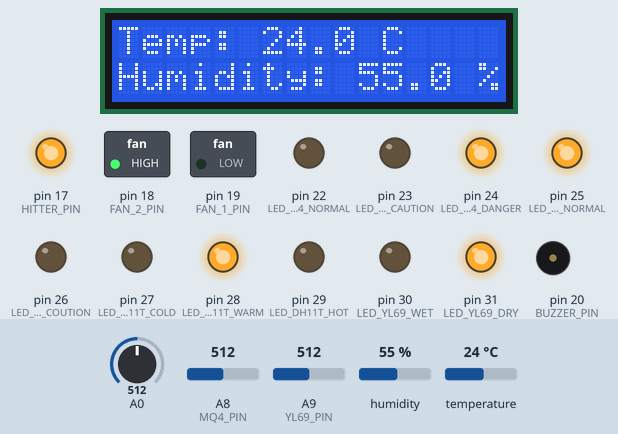
This sketch was run on a simulated Arduino Mega 2560, built with avr-gcc and run on an emulated ATmega2560. Shown: 16×2 character LCD, switched loads named in the sketch (green lamp = pin HIGH), output pins drawn as LEDs (lit = HIGH), buzzer (waves = sounding). The inputs (shaded band) are chosen by the test bench; at power-on: A0 = 512, humidity 55 %, A8 (MQ4_PIN) = 512, A9 (YL69_PIN) = 512, temperature 24 °C. What the sketch prints to the serial monitor is not drawn.

Above: at 8.2 s.
8.3 s: A0 set to 536
16.2 s: A0 set to 563
At 20.8 s:
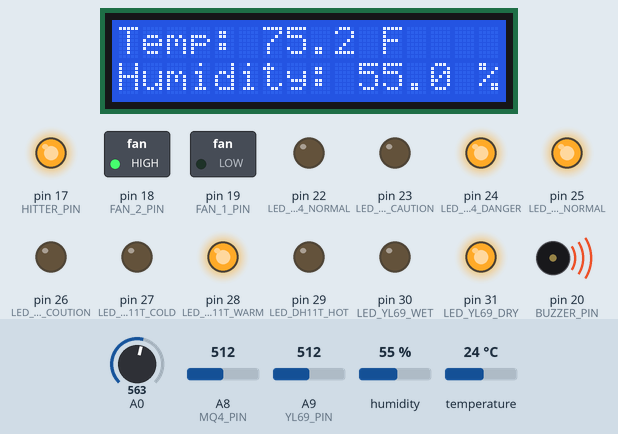
24.0 s: humidity set to 59 %
At 28.3 s:
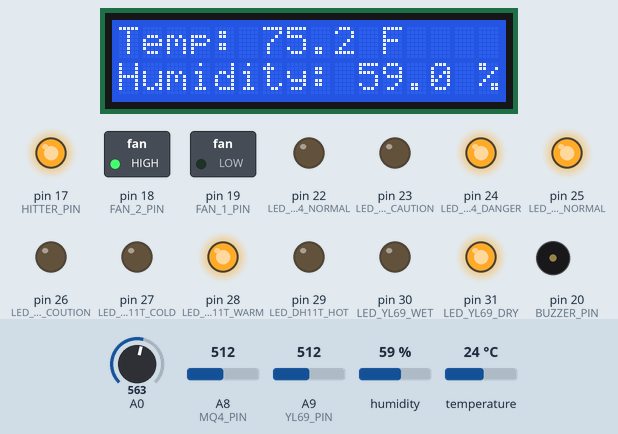
31.5 s: humidity set to 62 %
At 33.2 s:
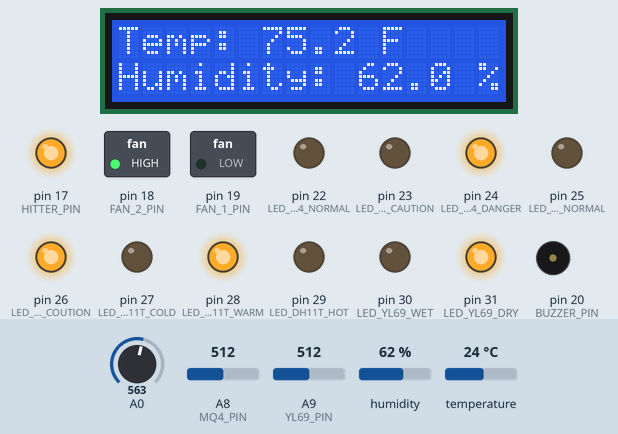
39.0 s: A8 (MQ4_PIN) set to 307
41.5 s: A8 (MQ4_PIN) set to 288
At 45.9 s:
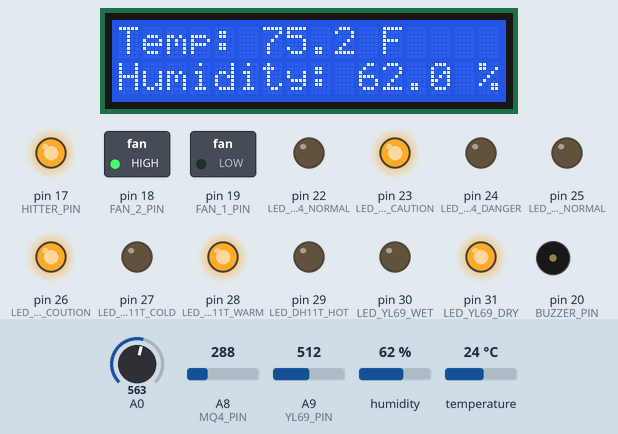
Timing chart, 0 to 47.4 s (numbered marks = the images above; inputs shaded):
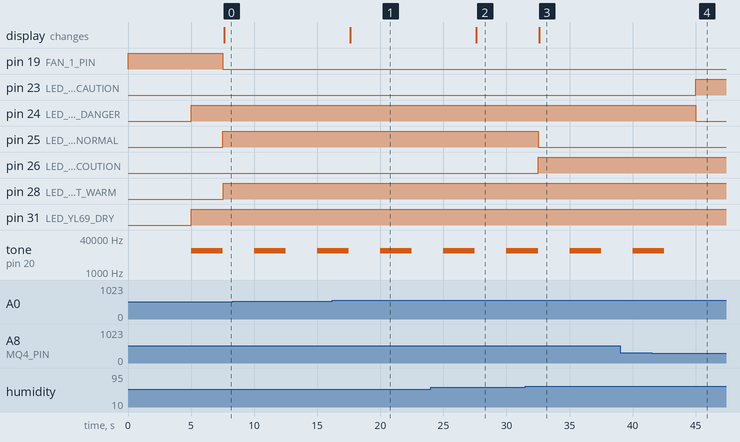

Measured:
- the behaviour switches between 554 and 555 on A0 (found by bisection; images 0 and 1)
- the behaviour switches between 60 and 61 % on humidity (found by bisection; images 2 and 3)
- the behaviour switches between 301 and 300 on A8 (MQ4_PIN) (found by bisection; images 3 and 4)
- after the input at 16.2 s, the display: changes after 1.4 s (image 1)
- after the input at 24.0 s, the display: changes after 3.6 s (image 2)
- after the input at 31.5 s, pin 25 (LED_DH11HU_NORMAL): HIGH → LOW after 1.0 s; pin 26 (LED_DH11HU_COUTION): LOW → HIGH after 1.0 s; the display: changes after 1.1 s (image 3)
- after the input at 41.5 s, pin 23 (LED_MQ4_CAUTION): LOW → HIGH after 3.5 s; pin 24 (LED_MQ4_DANGER): HIGH → LOW after 3.5 s; tone on pin 20 (BUZZER_PIN): goes on until 42.5 s, then stays silent

The sketch:

mega_code.ino
```cpp
//**************************library******************************
#include <Arduino.h>
#include <DHT.h>
#include <LiquidCrystal.h>
#include <Wire.h>
//-------------------------------------------------------------------------------------------------------
//*************************CONSTANT*********************************
//STATE LED (UI)
#define LED_MQ4_NORMAL 22
#define LED_MQ4_CAUTION 23
#define LED_MQ4_DANGER 24
#define LED_DH11HU_NORMAL 25
#define LED_DH11HU_COUTION 26
#define LED_DH11T_COLD 27
#define LED_DH11T_WARM 28
#define LED_DH11T_HOT 29
#define LED_YL69_WET 30
#define LED_YL69_DRY 31
// INPUT SENSOR PIN
#define YL69_PIN A9
#define MQ4_PIN A8
#define DHT11_PIN 21
// OBJECT NAME DEFINE
#define DHTTYPE DHT11
//CONTROLLER PIN
#define BUZZER_PIN 20
#define FAN_1_PIN 19
#define FAN_2_PIN 18
#define HITTER_PIN 17
//------------------------------------------------------------------------------------------------------
//THRESHOLDS
const int YL69_THRESHOLD = 700;//200 for test
const int MQ4_THRESHOLD = 300;//100 or 120 for test
const float DHT11_HU_THRESHOLD_HIGH = 60.0;//40 for test
const float DHT11_TEMP_THRESHOLD_HOT = 37.0;//35 for test
const float DHT11_TEMP_THRESHOLD_WARM = 15.0;//30 for test
// Button pins
const int btnRIGHT = 0;
const int btnUP = 1;
const int btnDOWN = 2;
const int btnLEFT = 3;
const int btnSELECT = 4;
const int btnNONE = 5;
const int rs = 8, en = 9, d4 = 4, d5 = 5, d6 = 6, d7 = 7;
//-------------------------------------------------------------------------------------------------------
//********CLASS AND OBJECT*************
//LCD AND DHT OBJECT
LiquidCrystal lcd(rs, en, d4, d5, d6, d7);
DHT dht(DHT11_PIN, DHTTYPE);
//--------------------------------------------------------------------------------------------------------
//******************VARIABLE**********************
//ACTUATOR STATE
bool pump_state = false;
bool fan_1_state_humidity = false;
bool fan_1_state_gas = false;
bool fan_2_state = false;
bool hitter_state = false;
// Current display mode
enum DisplayMode { TEMPERATURE_HUMIDITY, TEMPERATURE_F, YL69_MQ4, PUMP_STATE, FAN_STATUS };
DisplayMode currentMode = TEMPERATURE_HUMIDITY;
//DEFULT GLOBAL VALUE
float temperature = 0;
float humidity = 0;
int YL69_Value = 0;
int MQ4_Value = 0;
//----------------------------------------------------------------------------------------------------------------------------
//**********prototypes*******************
// Function prototypes
int readButtons();
void updateDisplay();
void showTemperatureHumidity();
void showTemperatureF();
void showYL69MQ4();
void showPumpStatus();
void showFanStatus();
//------------------------------------------------------------------------------------------------------------------------------
//************************FUNCTION***********************
//YL69
void yl69_dry() {
  digitalWrite(LED_YL69_WET, LOW);
  digitalWrite(LED_YL69_DRY, HIGH);
  pump_state = true;
  Serial.println(" dry Pump state: ON"); //deb
}
void yl69_wet() {
  digitalWrite(LED_YL69_DRY, LOW);
  digitalWrite(LED_YL69_WET, HIGH);
  pump_state = false;
  Serial.println(" yl69_wet Pump state: OFF"); //deb
}
int readYL69Sensor() {
  YL69_Value = analogRead(YL69_PIN);
  Serial.print("YL69_PIN: ");//deb
  Serial.println(YL69_Value);
  return YL69_Value;
}
void checkYL69Sensor() {
  int YL69_Value = readYL69Sensor();
  if (YL69_Value > YL69_THRESHOLD) {
    yl69_wet();
  } else {
    yl69_dry();
  }
}
//--------------------------------------------------------------------------------------------------------------------------
//MQ4
void Fan1State() {//also use in dh11 type
  if (fan_1_state_humidity || fan_1_state_gas){
    digitalWrite(FAN_1_PIN, LOW);
  }
  else{
    digitalWrite(FAN_1_PIN, HIGH);
  }
}
void alarm_on() {
  digitalWrite(LED_MQ4_DANGER, HIGH);
  digitalWrite(LED_MQ4_CAUTION, LOW);
  digitalWrite(LED_MQ4_NORMAL, LOW);
  fan_1_state_gas = true;
  buzzer_sound();
  Fan1State();
  Serial.println("gas danger");//deb
  Serial.print("FAN_1_PIN: ");//deb
}
void alarm_off() {
  digitalWrite(LED_MQ4_DANGER, LOW);
  digitalWrite(LED_MQ4_CAUTION, LOW);
  digitalWrite(LED_MQ4_NORMAL, HIGH);
  noTone(BUZZER_PIN);//make sure buzzer is off
  fan_1_state_gas = false;
  Fan1State();
  Serial.println("gas normal");//deb
  Serial.println(digitalRead(FAN_1_PIN));//deb
}
void MQ4_caution() {
  digitalWrite(LED_MQ4_DANGER, LOW);
  digitalWrite(LED_MQ4_CAUTION, HIGH);
  digitalWrite(LED_MQ4_NORMAL, LOW);
  noTone(BUZZER_PIN);
  fan_1_state_gas = false;
  Fan1State();
  Serial.println("gas Caution");//deb
  Serial.println(digitalRead(FAN_1_PIN));//deb
}
void buzzer_sound(){
  for(int i = 0; i<5; i++){
    tone(BUZZER_PIN, 10000,500);
    delay(500);
    noTone(BUZZER_PIN);
  }
}
int readMQ4Sensor() {
  int MQ4_Value = analogRead(MQ4_PIN);
  Serial.print("MQ-4: ");//deb
  Serial.println(MQ4_Value);//deb
  return MQ4_Value;
}
void checkMQ4Sensor() {
  MQ4_Value = readMQ4Sensor();
  if (MQ4_Value > MQ4_THRESHOLD) {
    alarm_on();
  } else if (MQ4_Value > MQ4_THRESHOLD - 50)/*20 or 10 for test*/ {
    MQ4_caution();
  } else {
    alarm_off();
  }
}
//----------------------------------------------------------------------------------------------------------------------------------------
//DH11
void dh11hu_normal() {
  Serial.println("Humidity is normal.");//deb
  digitalWrite(LED_DH11HU_NORMAL, HIGH);
  digitalWrite(LED_DH11HU_COUTION, LOW);
  fan_1_state_humidity = false;
  Fan1State();
}
void dh11hu_caution() {
  Serial.println("Humidity caution.");//deb
  digitalWrite(LED_DH11HU_NORMAL, LOW);
  digitalWrite(LED_DH11HU_COUTION, HIGH);
  fan_1_state_humidity = true;
  Fan1State();

}
void dh11temp_warm() {
  Serial.println("Temperature cool.");//deb
  digitalWrite(LED_DH11T_COLD, LOW);
  digitalWrite(LED_DH11T_WARM, HIGH);
  digitalWrite(LED_DH11T_HOT, LOW);
  digitalWrite(FAN_2_PIN, HIGH);
  digitalWrite(HITTER_PIN, HIGH);
  bool fan_2_state = false;
  bool hitter_state = false;
}
void dh11temp_cold() {
  Serial.println("Temperature cold.");//deb
  digitalWrite(LED_DH11T_WARM, LOW);
  digitalWrite(LED_DH11T_COLD, HIGH);
  digitalWrite(LED_DH11T_HOT, LOW);
  digitalWrite(FAN_2_PIN, HIGH);
  digitalWrite(HITTER_PIN, LOW);
  bool fan_2_state = false;
  bool hitter_state = true;

}
void dh11temp_hot() {
  Serial.println("Temperature hot.");
  digitalWrite(LED_DH11T_COLD, LOW);
  digitalWrite(LED_DH11T_WARM, LOW);
  digitalWrite(LED_DH11T_HOT, HIGH);
  digitalWrite(FAN_2_PIN, LOW);
  digitalWrite(HITTER_PIN, HIGH);
  bool fan_2_state = true;
  bool hitter_state = false;
}
void checkDHT11Sensor() {
  humidity = dht.readHumidity();
  temperature = dht.readTemperature();
  if (isnan(humidity) || isnan(temperature)) {
    Serial.println("Failed to read from DHT sensor!");//sensor is disconnect
    return;
  }
  Serial.print("Humidity (%): ");//deb
  Serial.println(humidity, 2);//deb
  Serial.print("Temperature (°C): ");//deb
  Serial.println(temperature, 2);//deb
  // Check humidity
  if (humidity > DHT11_HU_THRESHOLD_HIGH ) {
    dh11hu_caution();
  } else {
    dh11hu_normal();
  }
  // Check temperature
  if (temperature > DHT11_TEMP_THRESHOLD_HOT) {
    dh11temp_hot();
  } else if (temperature > DHT11_TEMP_THRESHOLD_WARM) {
    dh11temp_warm();
  } else {
    dh11temp_cold();
  }
}
//---------------------------------------------------------------------------------------------------------------
//COMMUNICATION TO NODEMCU(GATEWAY)
void send_to_node() {
    float temperature = dht.readTemperature();
    float humidity = dht.readHumidity();
    int moisture = analogRead(YL69_PIN);
    int gasValue = analogRead(MQ4_PIN);
    // Format data as a string to send via serial
    String dataToSend = String(temperature) + "," + String(humidity) + "," + String(moisture) + "," + String(gasValue) + "," + String(pump_state)+ "," + String((fan_1_state_gas || fan_1_state_humidity))+ "," + String(fan_2_state)+ "," + String(hitter_state);
    // Send data via Serial3 every 5 minute (300000 milliseconds) we can use 60000 ms (1 min) for test
    static unsigned long previousMillis = 0;
    unsigned long currentMillis = millis();
    if (currentMillis - previousMillis >= 3000) {//decrease to test and debyg every 3 secound
        Serial3.println("Sending data to NodeMCU...");
        Serial3.println(dataToSend);
        Serial.println("Sending data to NodeMCU...");
        Serial.println(dataToSend);
        previousMillis = currentMillis;
    }
}
//--------------------------------------------------------------------------------------------------------------------------------
//LCD DISPLY UI
void button_select() {
  int button = readButtons();
  switch (button) {
    case btnLEFT:
      currentMode =TEMPERATURE_HUMIDITY ;
      updateDisplay();
      break;
    case btnRIGHT:
      currentMode = YL69_MQ4;
      updateDisplay();
      break;
    case btnUP:
      currentMode = PUMP_STATE ;
      updateDisplay();
      break;
    case btnDOWN:
      currentMode = FAN_STATUS;
      updateDisplay();
      break;
    case btnSELECT:
      currentMode = TEMPERATURE_F ;
      updateDisplay();
      break;
  }
}
int readButtons() {
  int adc_key_in = analogRead(0);
  if (adc_key_in > 1000) return btnNONE;
  if (adc_key_in < 50)   return btnRIGHT;
  if (adc_key_in < 195)  return btnUP;
  if (adc_key_in < 380)  return btnDOWN;
  if (adc_key_in < 555)  return btnLEFT;
  if (adc_key_in < 790)  return btnSELECT;
  return btnNONE;
}
void updateDisplay() {
  lcd.clear();
  switch (currentMode) {
    case TEMPERATURE_HUMIDITY:
      showTemperatureHumidity();
      break;
    case TEMPERATURE_F:
      showTemperatureF();
      break;
    case YL69_MQ4:
      showYL69MQ4();
      break;
    case PUMP_STATE:
      showPumpStatus();
      break;
    case FAN_STATUS:
      showFanStatus();
      break;
  }
}
void showTemperatureHumidity() {
  float temperature = dht.readTemperature();
  lcd.setCursor(0, 0);
  lcd.print("Temp: ");
  lcd.print(temperature, 1);
  lcd.print(" C");
  lcd.setCursor(0, 1);
  lcd.print("Humidity: ");
  lcd.print(humidity, 1);
  lcd.print(" %");
}
void showTemperatureF() {
  float tempF = temperature * 9.0 / 5.0 + 32.0;
  lcd.setCursor(0, 0);
  lcd.print("Temp: ");
  lcd.print(tempF, 1);
  lcd.print(" F");
  lcd.setCursor(0, 1);
  lcd.print("Humidity: ");
  lcd.print(humidity, 1);
  lcd.print(" %");
}
void showYL69MQ4() {
  lcd.setCursor(0, 0);
  lcd.print("Moisture: ");
  if (YL69_Value < YL69_THRESHOLD) {
    lcd.print("Wet");
  } else {
    lcd.print("Dry");
  }
  lcd.setCursor(0, 1);
  lcd.print("Gas: ");
  lcd.print(MQ4_Value);
}
void showPumpStatus() {
  lcd.setCursor(0, 0);
  lcd.print("pump status: ");
  lcd.print(pump_state);
  lcd.setCursor(0, 1);
  lcd.print("heater status:");
  lcd.print(digitalRead(HITTER_PIN) ? "off" : "on");
}
void showFanStatus() {
  lcd.setCursor(0, 0);
  lcd.print("Fan 1 status:");
  lcd.print(digitalRead(FAN_1_PIN) ? "off" : "on");

  lcd.setCursor(0, 1);
  lcd.print("Fan 2 status:");
  lcd.print(digitalRead(FAN_2_PIN) ? "off" : "on");
}
//----------------------------------------------------------------------------------------------
//**********SETTING UP*********
void setup() {
  Serial.begin(9600);
  Serial3.begin(9600);  // FOR SENDING TO NODE
  //LET PIN
  pinMode(LED_MQ4_NORMAL, OUTPUT);
  pinMode(LED_MQ4_CAUTION, OUTPUT);
  pinMode(LED_MQ4_DANGER, OUTPUT);
  pinMode(LED_YL69_WET, OUTPUT);
  pinMode(LED_YL69_DRY, OUTPUT);
  pinMode(LED_DH11T_COLD, OUTPUT);
  pinMode(LED_DH11T_WARM, OUTPUT);
  pinMode(LED_DH11T_HOT, OUTPUT);
  pinMode(LED_DH11HU_COUTION, OUTPUT);
  pinMode(LED_DH11HU_NORMAL, OUTPUT);
  //SENSOR PIN
  pinMode(YL69_PIN, INPUT);
  pinMode(MQ4_PIN, INPUT);
  pinMode(DHT11_PIN, INPUT);
  //CONTROL PIN
  pinMode(FAN_1_PIN, OUTPUT);
  pinMode(FAN_2_PIN, OUTPUT);
  pinMode(HITTER_PIN, OUTPUT);
  pinMode(BUZZER_PIN, OUTPUT);
  //DEFAULT LED WRITE
  digitalWrite(LED_YL69_WET, LOW);
  digitalWrite(LED_YL69_DRY, LOW);
  digitalWrite(LED_DH11HU_NORMAL, LOW);
  digitalWrite(LED_DH11HU_COUTION, LOW);
  digitalWrite(LED_DH11T_COLD, LOW);
  digitalWrite(LED_DH11T_WARM, LOW);
  digitalWrite(LED_DH11T_HOT, LOW);
  digitalWrite(LED_MQ4_NORMAL, LOW);
  digitalWrite(LED_MQ4_DANGER, LOW);
  digitalWrite(LED_MQ4_CAUTION, LOW);
  //DEFAULT RELLAY WRITE (RELAY IS LOW ENABLE)
  digitalWrite(FAN_1_PIN, HIGH);
  digitalWrite(FAN_2_PIN, HIGH);
  digitalWrite(HITTER_PIN, HIGH);
  digitalWrite(BUZZER_PIN, LOW);
  //Start DHT sensor AND LCD
  dht.begin(); //
  lcd.begin(16, 2);
  // Initial display
  updateDisplay();
  //READY TO GO
  Serial.println("System initializing...");
  delay(1000);
  Serial.println("Setup complete. Starting to read sensors...");
}
//MAIN LOOP
void loop() {
  static unsigned long lastSensorReadTime = 0;
  static unsigned long lastButtonCheckTime = 0;
  const unsigned long sensorInterval = 5000; // 5 seconds for sensor checks decrease to test and debug and run send to node mcu function
  const unsigned long buttonCheckInterval = 100; // 100 milliseconds for button checks

  unsigned long currentMillis = millis();

  // Check sensors at a fixed interval
  if (currentMillis - lastSensorReadTime >= sensorInterval) {
    checkYL69Sensor();
    checkMQ4Sensor();
    checkDHT11Sensor();
    send_to_node();
    lastSensorReadTime = currentMillis;
  }
  // Check buttons at a fixed interval
  if (currentMillis - lastButtonCheckTime >= buttonCheckInterval) {
    button_select();
    lastButtonCheckTime = currentMillis;
  }
}
```
